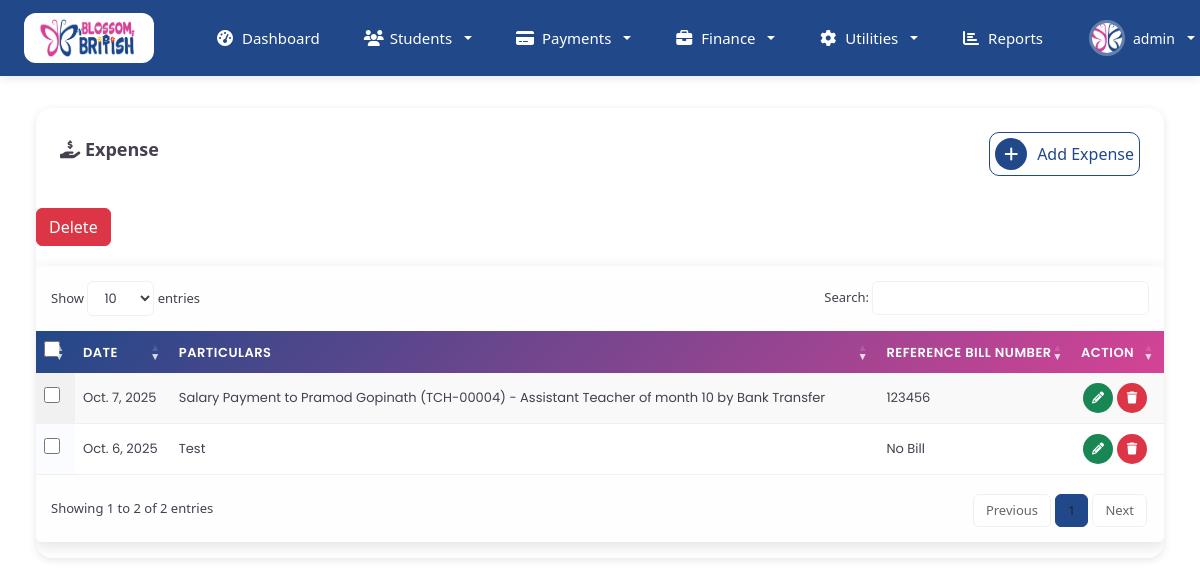
The page /finances/expense (signed in) on the database its author committed.
### home/models.py (models this page shows, shortened)
class CustomUser(AbstractBaseUser, PermissionsMixin):
    email = models.EmailField(unique=True, verbose_name='email address')
    username = models.CharField(max_length=30, unique=True,verbose_name='username')
    first_name = models.CharField(max_length=30, blank=True, verbose_name='first name')
    last_name = models.CharField(max_length=30, blank=True, verbose_name='last name')
    is_active = models.BooleanField(default=True, verbose_name='active')
    is_staff = models.BooleanField(default=False, verbose_name='staff status')
    avatar = models.ImageField(upload_to='avatars/', blank=True, null=True)
    role = models.CharField(max_length=20,
                            choices=(
                                ("user","user"),
                                ("account","account"),
                                ("admin","admin"),
                            ),
                            default='user'
                            )
    date_joined = models.DateTimeField(auto_now_add=True, verbose_name='date joined')
    objects = CustomUserManager()
    USERNAME_FIELD = 'username'
    REQUIRED_FIELDS = ["first_name", "last_name", "email"]
    class Meta:
        verbose_name = 'user'
        verbose_name_plural = 'users'

### Finance/models.py (models this page shows)
class Expense(models.Model):
    date = models.DateField(auto_now_add=True)
    perticulers = models.CharField(max_length=255)
    amount = models.FloatField()
    bill_number = models.CharField(max_length=20, default="No Bill")
    other = models.CharField(max_length=255, default=" ",null=True, blank=True)

### Finance/views.py (the view)
# urls.py: path("expense",views.expense, name= "expense"),
@login_required(login_url="SignIn")
def expense(request):
    ex = Expense.objects.all().order_by("-id")
    context = {
        "expense":ex
    }
    return render(request,"finance/Expense.html",context)

### home/context_processors.py (called while the page is built)
def user_context(request):
    if isinstance(request.user, AnonymousUser):
        return {}
    return {
        'user_full_name': f"{request.user.first_name} {request.user.last_name}".strip(),
        'user_initials': f"{request.user.first_name[:1]}{request.user.last_name[:1]}".upper() if request.user.first_name and request.user.last_name else request.user.username[:2].upper(),
        'user_role_display': request.user.role.title() if hasattr(request.user, 'role') else 'User',
    }

### templates/finance/Expense.html (shortened to what this page needs)
{% extends 'auth_templates/index.html' %}
{% load static %}
{% block content %}
<div class="content-page">
    <div class="container-fluid">
        <div class="row">
            <div class="col-lg-12">
                <div class="students-container">
                    <div class="dashboard-card-1">
                        <div class="card-header">
                            <h3><i class="fas fa-hand-holding-usd"></i> Expense</h3>
                            <a href="{% url 'add_expense' %}" class="add-item-button">
                                <span class="add-event"><i class="fas fa-plus"></i></span>
                                <span style="margin-left: 10px;">Add Expense</span>
                            </a>
                        </div>
                        <div class="col-lg-12">
                            <form method="post" action="{% url 'delete_bulk_expense' %}">
                                <div class="text-right mt-2 mb-2">
                                    <button
                                        onclick="return confirm('Are You Sure Do You Want To Delete Selected Items?')"
                                        type="submit" class="btn btn-danger">Delete</button>
                                </div>
                                <div class="table-responsive-1 rounded mb-3">
                                    <table class="data-bs-tables table mb-0 tbl-server-info display" id="expenseTable">
                                        <thead class="bg-white text-uppercase">
                                            <tr>
                                                <th>
                                                    <div class="checkbox d-inline-block">
                                                        <input type="checkbox" id="select-all" aria-checked="false"
                                                            class="checkbox-input">
                                                    </div>
                                                </th>
                                                <th>Date</th>
                                                <th>Particulars</th>
                                                <th>Reference Bill Number</th>
                                                <th>Action</th>
                                            </tr>
                                        </thead>
                                        <tbody class="ligth-body">
                                            {% for m in expense %}
                                            <tr>
                                                <td>
                                                    <div class="checkbox d-inline-block">
                                                        <input type="checkbox" value="{{m.id}}" name="contact_id[]"
                                                            class="checkbox-input contact-checkbox">
                                                    </div>
                                                </td>
                                                <td>
                                                    {{m.date}}</td>
                                                <td>{{m.perticulers}}</td>
                                                <td>{{m.bill_number}}</td>
                                                <td>
                                                    <div class="d-flex align-items-center list-action">
                                                        <a class="badge bg-success mr-2" data-bs-toggle="tooltip"
                                                            data-bs-placement="top" title=""
                                                            data-bs-original-title="Edit"
                                                            href="{%url 'update_expense' m.id %}"><i
                                                                class="fa fa-pencil mr-0"></i></a>
                                                        <a class="badge bg-danger mr-2" data-bs-toggle="modal"
                                                            data-bs-target="#deletemodel{{m.id}}"
                                                            data-bs-original-title="Delete" href="#"><i
                                                                class="fa fa-trash mr-0"></i></a>
                                                    </div>
                                                </td>
                                            </tr>
                                            {% endfor %}
                                        </tbody>
                                    </table>
                                </div>
                            </form>
                        </div>
                    </div>
                </div>
            </div>
            <link rel="stylesheet" href="{% static 'css/jquery.dataTables.min.css' %}">
            {% endblock %}

### templates/auth_templates/index.html (shortened to what this page needs)
<!DOCTYPE html>
{% load static %}
<html lang="en">
<head>
    <link rel="stylesheet" href="{% static 'css/styles.css' %}">
    <link href="https://cdnjs.cloudflare.com/ajax/libs/font-awesome/6.4.0/css/all.min.css" rel="stylesheet">
  <link href="{% static 'glightbox/glightbox.min.css' %}" rel="stylesheet">
    <link href="https://cdnjs.cloudflare.com/ajax/libs/bootstrap/5.3.2/css/bootstrap.min.css" rel="stylesheet">
    <link href="https://cdnjs.cloudflare.com/ajax/libs/font-awesome/6.4.0/css/all.min.css" rel="stylesheet">
</head>
<body>
 <nav class="navbar navbar-expand-lg custom-navbar sticky-top">
    <div class="container-fluid px-4">
        <a class="navbar-brand" href="{% url 'index' %}">
            <img src="{% static 'img/BB_LOGO_V1.png' %}" alt="Blossom British"  style="max-width: 100px;">
        </a>
        <div class="collapse navbar-collapse" id="navbarNav">
            <ul class="navbar-nav me-auto ms-4">
                <li class="nav-item">
                    <a class="nav-link" href="{% url 'index' %}">
                        <i class="fas fa-tachometer-alt"></i>
                        Dashboard
                    </a>
                </li>
                <li class="nav-item dropdown">
                    <a class="nav-link dropdown-toggle" href="#" role="button" data-bs-toggle="dropdown" aria-expanded="false">
                        <i class="fas fa-users"></i>
                        Students
                    </a>
                </li>
                <li class="nav-item dropdown">
                    <a class="nav-link dropdown-toggle" href="#" role="button" data-bs-toggle="dropdown" aria-expanded="false">
                        <i class="fas fa-credit-card"></i>
                        Payments
                    </a>
                </li>
                <li class="nav-item dropdown">
                    <a class="nav-link dropdown-toggle" href="#" role="button" data-bs-toggle="dropdown" aria-expanded="false">
                        <i class="fas fa-briefcase"></i> Finance
                    </a>
                </li>
                <li class="nav-item dropdown">
                    <a class="nav-link dropdown-toggle" href="#" role="button" data-bs-toggle="dropdown" aria-expanded="false">
                        <i class="fas fa-cog"></i>
                        Utilities
                    </a>
                </li>
                <li class="nav-item">
                    <a class="nav-link" href="{% url 'reports_dashboard' %}">
                        <i class="fas fa-chart-bar"></i> Reports
                    </a>
                </li>
            </ul>
            <ul class="navbar-nav ms-auto">
                <li class="nav-item dropdown">
                    <a class="nav-link dropdown-toggle user-menu text-white" href="#" role="button" data-bs-toggle="dropdown" aria-expanded="false">
                        {% if user.avatar %}
                            <img src="{{ user.avatar.url }}" alt="User" class="user-avatar">
                        {% else %}
                            <img src="{% static 'img/userplaceholder.png' %}" alt="User" class="user-avatar">
                        {% endif %}
                        <span class="user-name">{{ user.username }}</span>
                    </a>
                </li>
            </ul>
        </div>
    </div>
</nav>
<main class="main-content">
    <div class="dashboard-container">
        {% block content %}{% endblock %}
    </div>
</main>
</body>
</html>

### rows shown on the page
CustomUser: avatar (picture), username "admin"
Expense: date "Oct. 7, 2025", perticulers "Salary Payment to Pramod Gopinath (TCH-00004) - Assistant Teacher of month 10 by Bank Transfer", bill_number "123456"
Expense: date "Oct. 6, 2025", perticulers "Test", bill_number "No Bill"
